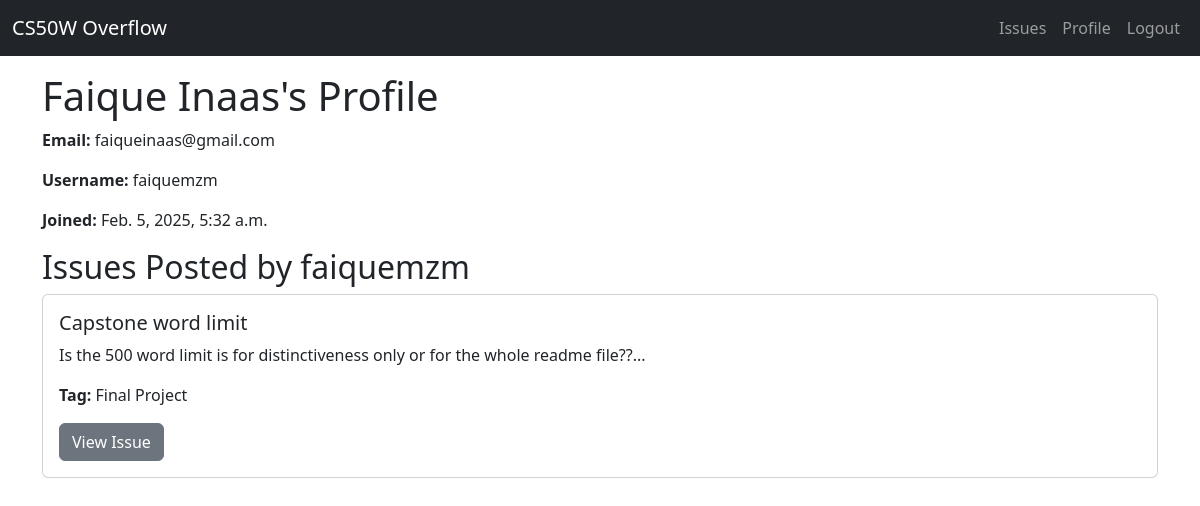
The app's page /profile/faiquemzm/ with its own data.
### qna/models.py (models this page shows, shortened)
class Issue(models.Model):
    title = models.CharField(max_length=200)
    description = models.TextField()
    author = models.ForeignKey(User, on_delete=models.CASCADE)
    created_at = models.DateTimeField(auto_now_add=True)
    is_solved = models.BooleanField(default=False)
    tags = models.CharField(max_length=100, blank=True)

### qna/views.py (the view)
# urls.py: path('profile/<str:username>/', views.profile, name='profile'),
def profile(request, username):
    user = get_object_or_404(User, username=username)  # Get user by username
    issues = Issue.objects.filter(author=user).order_by('-created_at')
    return render(request, 'qna/profile.html', {'user': user, 'issues': issues})

### qna/templates/qna/profile.html
{% extends 'qna/layout.html' %}
{% block content %}
    <div class="mt-3">
        <h1>{{ user.first_name }} {{ user.last_name }}'s Profile</h1>
        <p><strong>Email:</strong> {{ user.email }}</p>
        <p><strong>Username:</strong> {{ user.username }}</p>
        <p><strong>Joined:</strong> {{ user.date_joined }}</p>
        <h2>Issues Posted by {{ user.username }}</h2>
        <div class="row">
            {% for issue in issues %}
            <div class="mb-3">
                <div class="card">
                    <div class="card-body">
                        <h5 class="card-title">{{ issue.title }}</h5>
                        <p class="card-text">{{ issue.description|slice:":180" }}...</p>
                        <p class="card-text"><strong>Tag:</strong> {{ issue.tags }}</p>
                        {% if issue.is_solved %}
                            <a href="{% url 'issue_detail' issue.id %}" class="btn btn-success">Issue Solved</a>
                        {% else %}
                            <a href="{% url 'issue_detail' issue.id %}" class="btn btn-secondary">View Issue</a>
                        {% endif %}
                    </div>
                </div>
            </div>
            {% empty %}
            <p>No issues found matching your search.</p>
            {% endfor %}
        </div>
    </div>
{% endblock %}

### records on screen
Issue: title "Capstone word limit", description "Is the 500 word limit is for distinctiveness only or for the whole readme file??", tags "Final Project", is_solved "View Issue"

### other values on screen
{{ user.first_name }} "Faique"
{{ user.last_name }} "Inaas"
{{ user.email }} "faiqueinaas@gmail.com"
{{ user.username }} "faiquemzm"
{{ user.date_joined }} "Feb. 5, 2025, 5:32 a.m."
